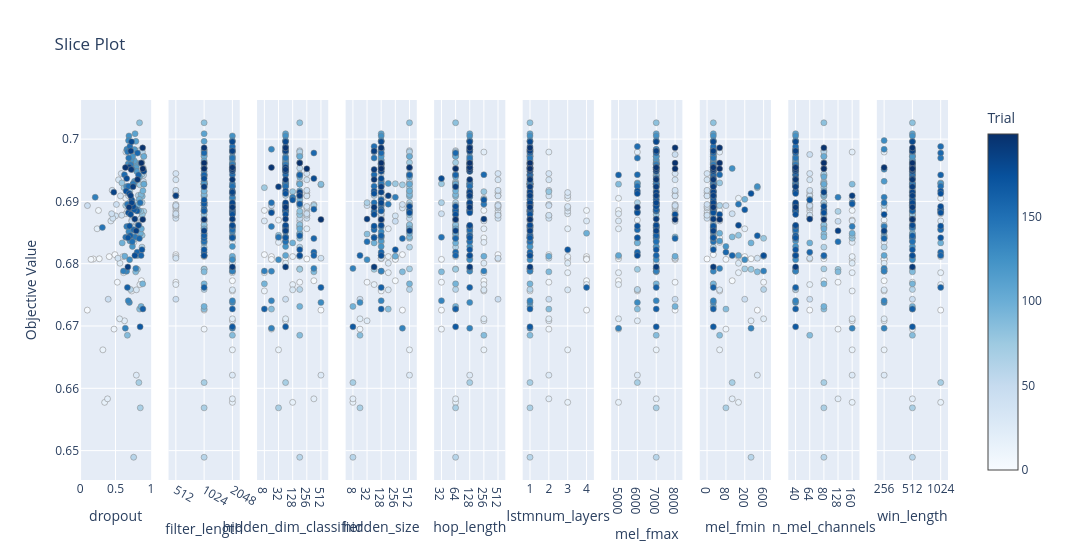

Here is the notebook cell this chart was saved with:
### Code cell
fig = optuna.visualization.plot_slice(study, params=param_names)
show(fig)

### Figure 1 — Plotly figure (JSON) as saved in the notebook; plotly's stock layout.template omitted (floating-point values rounded to 4 significant figures; data arrays with more than 128 entries replaced by an {"elided": "..."} marker saying what was removed)
{"data": [{"marker": {"color": {"elided": "200 int values"}, "colorbar": {"title": {"text": "Trial"}, "x": 1, "xpad": 40}, "colorscale": [[0, "rgb(247,251,255)"], [0.125, "rgb(222,235,247)"], [0.25, "rgb(198,219,239)"], [0.375, "rgb(158,202,225)"], [0.5, "rgb(107,174,214)"], [0.625, "rgb(66,146,198)"], [0.75, "rgb(33,113,181)"], [0.875, "rgb(8,81,156)"], [1, "rgb(8,48,107)"]], "line": {"color": "Grey", "width": 0.5}, "showscale": true}, "mode": "markers", "name": "Feasible Trial", "showlegend": false, "type": "scatter", "x": {"elided": "200 float values"}, "xaxis": "x", "y": {"elided": "200 float values"}, "yaxis": "y"}, {"marker": {"color": {"elided": "200 int values"}, "colorbar": {"title": {"text": "Trial"}, "x": 1, "xpad": 40}, "colorscale": [[0, "rgb(247,251,255)"], [0.125, "rgb(222,235,247)"], [0.25, "rgb(198,219,239)"], [0.375, "rgb(158,202,225)"], [0.5, "rgb(107,174,214)"], [0.625, "rgb(66,146,198)"], [0.75, "rgb(33,113,181)"], [0.875, "rgb(8,81,156)"], [1, "rgb(8,48,107)"]], "line": {"color": "Grey", "width": 0.5}, "showscale": false}, "mode": "markers", "name": "Feasible Trial", "showlegend": false, "type": "scatter", "x": {"elided": "200 int values"}, "xaxis": "x2", "y": {"elided": "200 float values"}, "yaxis": "y2"}, {"marker": {"color": {"elided": "200 int values"}, "colorbar": {"title": {"text": "Trial"}, "x": 1, "xpad": 40}, "colorscale": [[0, "rgb(247,251,255)"], [0.125, "rgb(222,235,247)"], [0.25, "rgb(198,219,239)"], [0.375, "rgb(158,202,225)"], [0.5, "rgb(107,174,214)"], [0.625, "rgb(66,146,198)"], [0.75, "rgb(33,113,181)"], [0.875, "rgb(8,81,156)"], [1, "rgb(8,48,107)"]], "line": {"color": "Grey", "width": 0.5}, "showscale": false}, "mode": "markers", "name": "Feasible Trial", "showlegend": false, "type": "scatter", "x": {"elided": "200 int values"}, "xaxis": "x3", "y": {"elided": "200 float values"}, "yaxis": "y3"}, {"marker": {"color": {"elided": "200 int values"}, "colorbar": {"title": {"text": "Trial"}, "x": 1, "xpad": 40}, "colorscale": [[0, "rgb(247,251,255)"], [0.125, "rgb(222,235,247)"], [0.25, "rgb(198,219,239)"], [0.375, "rgb(158,202,225)"], [0.5, "rgb(107,174,214)"], [0.625, "rgb(66,146,198)"], [0.75, "rgb(33,113,181)"], [0.875, "rgb(8,81,156)"], [1, "rgb(8,48,107)"]], "line": {"color": "Grey", "width": 0.5}, "showscale": false}, "mode": "markers", "name": "Feasible Trial", "showlegend": false, "type": "scatter", "x": {"elided": "200 int values"}, "xaxis": "x4", "y": {"elided": "200 float values"}, "yaxis": "y4"}, {"marker": {"color": {"elided": "200 int values"}, "colorbar": {"title": {"text": "Trial"}, "x": 1, "xpad": 40}, "colorscale": [[0, "rgb(247,251,255)"], [0.125, "rgb(222,235,247)"], [0.25, "rgb(198,219,239)"], [0.375, "rgb(158,202,225)"], [0.5, "rgb(107,174,214)"], [0.625, "rgb(66,146,198)"], [0.75, "rgb(33,113,181)"], [0.875, "rgb(8,81,156)"], [1, "rgb(8,48,107)"]], "line": {"color": "Grey", "width": 0.5}, "showscale": false}, "mode": "markers", "name": "Feasible Trial", "showlegend": false, "type": "scatter", "x": {"elided": "200 int values"}, "xaxis": "x5", "y": {"elided": "200 float values"}, "yaxis": "y5"}, {"marker": {"color": {"elided": "200 int values"}, "colorbar": {"title": {"text": "Trial"}, "x": 1, "xpad": 40}, "colorscale": [[0, "rgb(247,251,255)"], [0.125, "rgb(222,235,247)"], [0.25, "rgb(198,219,239)"], [0.375, "rgb(158,202,225)"], [0.5, "rgb(107,174,214)"], [0.625, "rgb(66,146,198)"], [0.75, "rgb(33,113,181)"], [0.875, "rgb(8,81,156)"], [1, "rgb(8,48,107)"]], "line": {"color": "Grey", "width": 0.5}, "showscale": false}, "mode": "markers", "name": "Feasible Trial", "showlegend": false, "type": "scatter", "x": {"elided": "200 int values"}, "xaxis": "x6", "y": {"elided": "200 float values"}, "yaxis": "y6"}, {"marker": {"color": {"elided": "200 int values"}, "colorbar": {"title": {"text": "Trial"}, "x": 1, "xpad": 40}, "colorscale": [[0, "rgb(247,251,255)"], [0.125, "rgb(222,235,247)"], [0.25, "rgb(198,219,239)"], [0.375, "rgb(158,202,225)"], [0.5, "rgb(107,174,214)"], [0.625, "rgb(66,146,198)"], [0.75, "rgb(33,113,181)"], [0.875, "rgb(8,81,156)"], [1, "rgb(8,48,107)"]], "line": {"color": "Grey", "width": 0.5}, "showscale": false}, "mode": "markers", "name": "Feasible Trial", "showlegend": false, "type": "scatter", "x": {"elided": "200 int values"}, "xaxis": "x7", "y": {"elided": "200 float values"}, "yaxis": "y7"}, {"marker": {"color": {"elided": "200 int values"}, "colorbar": {"title": {"text": "Trial"}, "x": 1, "xpad": 40}, "colorscale": [[0, "rgb(247,251,255)"], [0.125, "rgb(222,235,247)"], [0.25, "rgb(198,219,239)"], [0.375, "rgb(158,202,225)"], [0.5, "rgb(107,174,214)"], [0.625, "rgb(66,146,198)"], [0.75, "rgb(33,113,181)"], [0.875, "rgb(8,81,156)"], [1, "rgb(8,48,107)"]], "line": {"color": "Grey", "width": 0.5}, "showscale": false}, "mode": "markers", "name": "Feasible Trial", "showlegend": false, "type": "scatter", "x": {"elided": "200 int values"}, "xaxis": "x8", "y": {"elided": "200 float values"}, "yaxis": "y8"}, {"marker": {"color": {"elided": "200 int values"}, "colorbar": {"title": {"text": "Trial"}, "x": 1, "xpad": 40}, "colorscale": [[0, "rgb(247,251,255)"], [0.125, "rgb(222,235,247)"], [0.25, "rgb(198,219,239)"], [0.375, "rgb(158,202,225)"], [0.5, "rgb(107,174,214)"], [0.625, "rgb(66,146,198)"], [0.75, "rgb(33,113,181)"], [0.875, "rgb(8,81,156)"], [1, "rgb(8,48,107)"]], "line": {"color": "Grey", "width": 0.5}, "showscale": false}, "mode": "markers", "name": "Feasible Trial", "showlegend": false, "type": "scatter", "x": {"elided": "200 int values"}, "xaxis": "x9", "y": {"elided": "200 float values"}, "yaxis": "y9"}, {"marker": {"color": {"elided": "200 int values"}, "colorbar": {"title": {"text": "Trial"}, "x": 1, "xpad": 40}, "colorscale": [[0, "rgb(247,251,255)"], [0.125, "rgb(222,235,247)"], [0.25, "rgb(198,219,239)"], [0.375, "rgb(158,202,225)"], [0.5, "rgb(107,174,214)"], [0.625, "rgb(66,146,198)"], [0.75, "rgb(33,113,181)"], [0.875, "rgb(8,81,156)"], [1, "rgb(8,48,107)"]], "line": {"color": "Grey", "width": 0.5}, "showscale": false}, "mode": "markers", "name": "Feasible Trial", "showlegend": false, "type": "scatter", "x": {"elided": "200 int values"}, "xaxis": "x10", "y": {"elided": "200 float values"}, "yaxis": "y10"}], "layout": {"title": {"text": "Slice Plot"}, "width": 3000, "xaxis": {"anchor": "y", "domain": [0, 0.082], "title": {"text": "dropout"}}, "xaxis10": {"anchor": "y10", "categoryarray": [256, 512, 1024], "categoryorder": "array", "domain": [0.918, 1.0], "title": {"text": "win_length"}, "type": "category"}, "xaxis2": {"anchor": "y2", "categoryarray": [512, 1024, 2048], "categoryorder": "array", "domain": [0.102, 0.184], "title": {"text": "filter_length"}, "type": "category"}, "xaxis3": {"anchor": "y3", "categoryarray": [8, 16, 32, 64, 128, 192, 256, 384, 512], "categoryorder": "array", "domain": [0.204, 0.286], "title": {"text": "hidden_dim_classifier"}, "type": "category"}, "xaxis4": {"anchor": "y4", "categoryarray": [8, 16, 32, 64, 128, 192, 256, 384, 512], "categoryorder": "array", "domain": [0.306, 0.388], "title": {"text": "hidden_size"}, "type": "category"}, "xaxis5": {"anchor": "y5", "categoryarray": [32, 64, 128, 256, 512], "categoryorder": "array", "domain": [0.408, 0.49], "title": {"text": "hop_length"}, "type": "category"}, "xaxis6": {"anchor": "y6", "domain": [0.51, 0.592], "title": {"text": "lstmnum_layers"}}, "xaxis7": {"anchor": "y7", "categoryarray": [5000, 6000, 7000, 8000], "categoryorder": "array", "domain": [0.612, 0.694], "title": {"text": "mel_fmax"}, "type": "category"}, "xaxis8": {"anchor": "y8", "categoryarray": [0, 20, 40, 80, 100, 120, 200, 400, 500, 600], "categoryorder": "array", "domain": [0.714, 0.796], "title": {"text": "mel_fmin"}, "type": "category"}, "xaxis9": {"anchor": "y9", "categoryarray": [40, 64, 80, 128, 160], "categoryorder": "array", "domain": [0.816, 0.898], "title": {"text": "n_mel_channels"}, "type": "category"}, "yaxis": {"anchor": "x", "domain": [0, 1], "title": {"text": "Objective Value"}}, "yaxis10": {"anchor": "x10", "domain": [0, 1], "matches": "y", "showticklabels": false}, "yaxis2": {"anchor": "x2", "domain": [0, 1], "matches": "y", "showticklabels": false}, "yaxis3": {"anchor": "x3", "domain": [0, 1], "matches": "y", "showticklabels": false}, "yaxis4": {"anchor": "x4", "domain": [0, 1], "matches": "y", "showticklabels": false}, "yaxis5": {"anchor": "x5", "domain": [0, 1], "matches": "y", "showticklabels": false}, "yaxis6": {"anchor": "x6", "domain": [0, 1], "matches": "y", "showticklabels": false}, "yaxis7": {"anchor": "x7", "domain": [0, 1], "matches": "y", "showticklabels": false}, "yaxis8": {"anchor": "x8", "domain": [0, 1], "matches": "y", "showticklabels": false}, "yaxis9": {"anchor": "x9", "domain": [0, 1], "matches": "y", "showticklabels": false}}}
